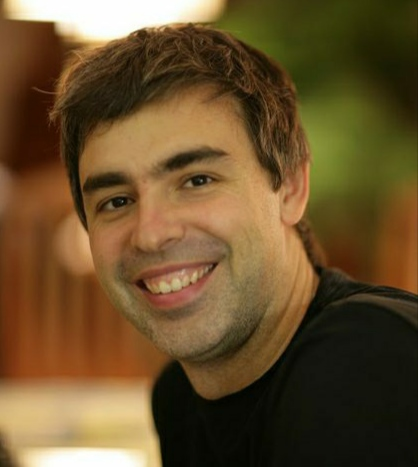
#> input picture images/IMG_20210321_111206.jpg, 418 x 467 px; its folder holds only this picture in this run
$ jupyter execute cartoonImg.ipynb
#> lines starting #> are read from the running program, lines starting #| are printed output that depends on the picture; after the words box and inside, x2 and y2 are one past the last pixel; in counts of white or black regions, pixels touching at a corner belong together
# Cartoon Image - OpenCV
#### author : aahmadnjad

[cell 1]
import os
import cv2
import glob
import matplotlib.pyplot as plt

## define our variables:
- INPUT_FOLDER is in our directory for our orginal images
- if your images is other formats like png change the FILES_FORMAT
- j used for saving our images in 'cartoonImage' folder
- cols and rows used for plot

[cell 2]
INPUT_FOLDER = 'images'
FILES_FORMAT = 'jpg'
j=1
cols=2
rows= len(os.listdir('./images'))
if rows > 5:
    rows= 5

### images Array is for saving orginal and cartoon images for plot later

[cell 3]
images=[]

### this part is the proccess part:
- first we need create a mask. some lines for image to make it like a drawing
- then we blur our image to make it more fantasy
- finally we use our mask (first step) and deploy it on our fantasy image

[cell 4]
for img in glob.glob(INPUT_FOLDER + '/*.{}'.format(FILES_FORMAT)):
    image = cv2.imread(img)
#> image is the input picture: shape (467, 418, 3); mean B, G, R 44.7, 80.3, 104.7

    ### create mask ###
    gray = cv2.cvtColor(image, cv2.COLOR_BGR2GRAY)
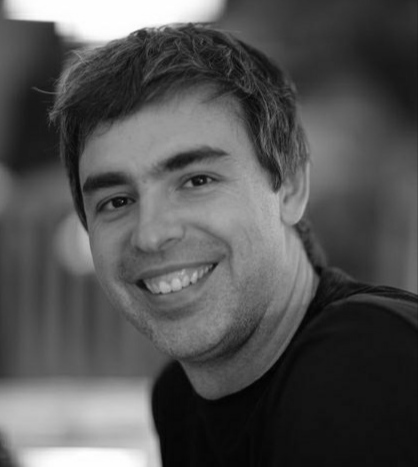
#> gray: shape (467, 418); min 1, max 255, mean 83.6
    smoothGrayScale = cv2.medianBlur(gray, 5)
        #for more lines in final image (more highlight edges) you can set the medianBlure to 3 or 1
    highlightEdges = cv2.adaptiveThreshold(smoothGrayScale, 255,cv2.ADAPTIVE_THRESH_MEAN_C,cv2.THRESH_BINARY, 9, 9)
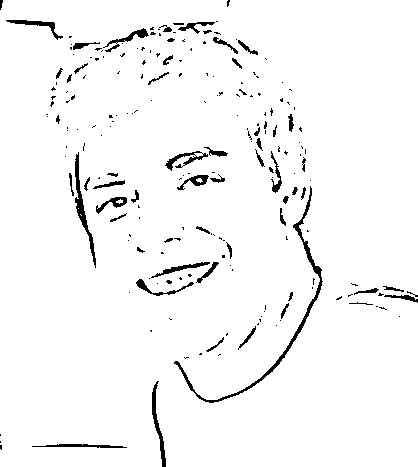
#> highlightEdges: shape (467, 418); 96.6% white; 208 black regions (149 under 20 px), largest, box (x1, y1, x2, y2) and area: (174, 186, 323, 403) 1063, (75, 152, 96, 268) 486, (152, 381, 166, 467) 331

    ### fantasy image ###
    preCartoonImage = cv2.bilateralFilter(image, 9, 300, 300)

    ### deploy our mask on our fantasy image ###
    cartoonImage = cv2.bitwise_and(preCartoonImage, preCartoonImage, mask=highlightEdges)
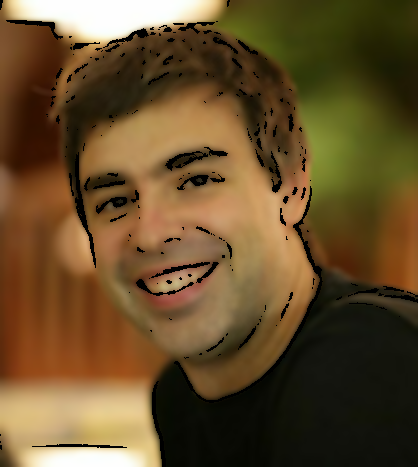
#> cartoonImage: shape (467, 418, 3); mean B, G, R 43.6, 78.2, 101.7

    ### append orginal and cartoon image in array for plotting ###
    images.append(cv2.resize(image[:,:,::-1] ,dsize = (200,200)))
    images.append(cv2.resize(cartoonImage[:,:,::-1] ,dsize = (200,200)))

    ### save cartoon image in cartoonImgs Folder ###
    cv2.imwrite(os.path.join('./cartoonImgs','{}.jpeg'.format(j)), cartoonImage)
    j+=1

### plot our orginal and cartoon image together using matplotlib

[cell 5]
fig=plt.figure(figsize=(10, 10))
for i in range (1,cols*rows+1):
    fig.add_subplot(rows,cols,i)
    plt.imshow(images[i-1],cmap='gray');

plt.show()
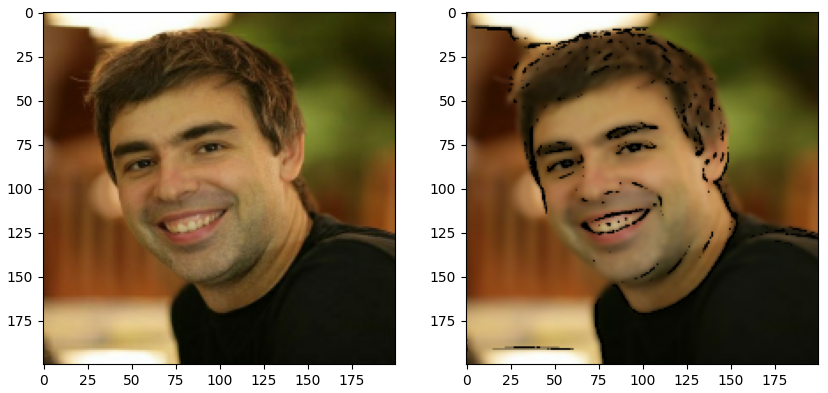
#> figure drawn by matplotlib, 2 panels

$ run again, on images/IMG_20210321_111223.jpg
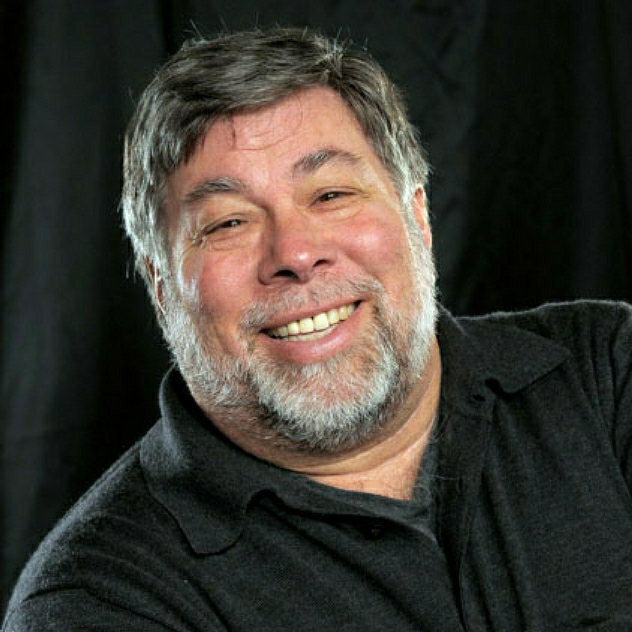
#> input picture images/IMG_20210321_111223.jpg, 632 x 632 px
#> image is the input picture: shape (632, 632, 3); mean B, G, R 49.4, 56.8, 60.6
#> `highlightEdges = cv2.adaptiveThreshold(smoothGrayScale, 255,cv2.ADAPTI..`:
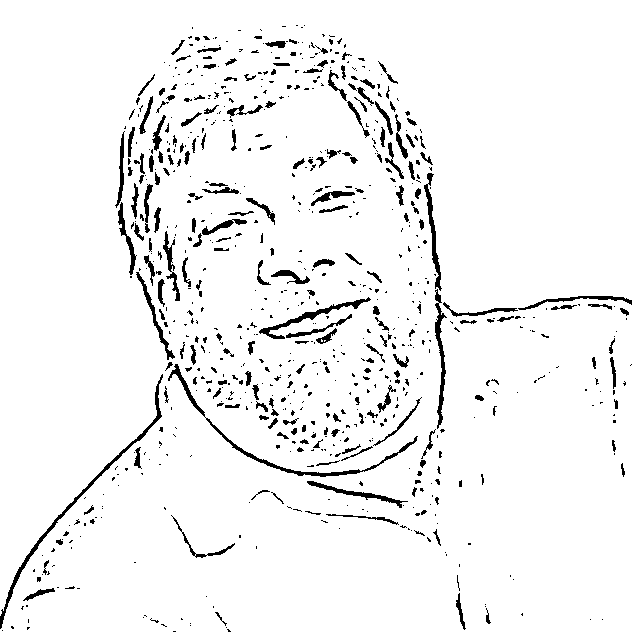
#> highlightEdges: shape (632, 632); 95% white; 762 black regions (559 under 20 px), largest, box (x1, y1, x2, y2) and area: (0, 374, 163, 629) 1053, (168, 364, 418, 477) 1037, (259, 297, 371, 339) 592
#> `plt.show()`:
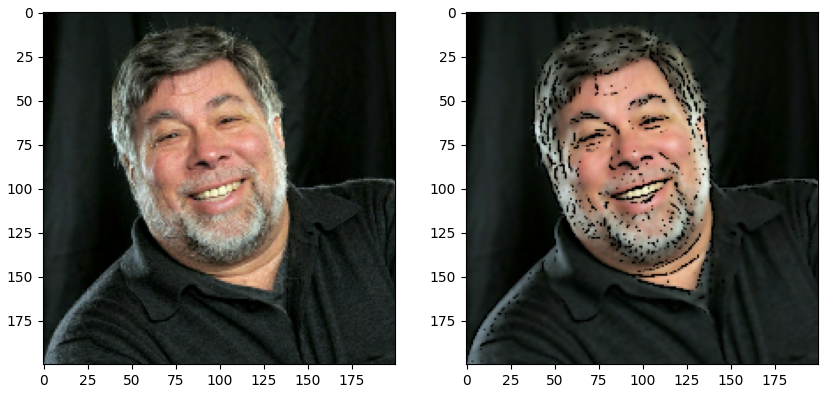
#> figure drawn by matplotlib, 2 panels

$ run again, on images/IMG_20210321_111241.jpg
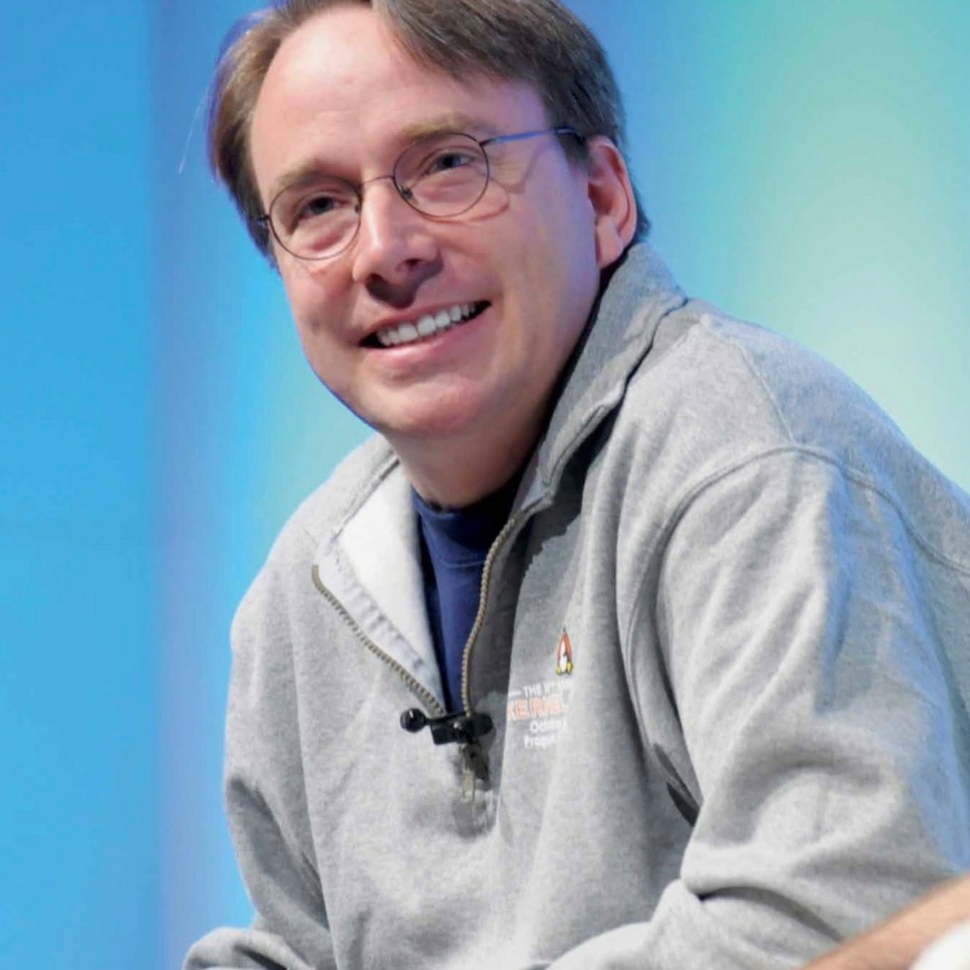
#> input picture images/IMG_20210321_111241.jpg, 970 x 970 px
#> image is the input picture: shape (970, 970, 3); mean B, G, R 181, 163.3, 136.1
#> `highlightEdges = cv2.adaptiveThreshold(smoothGrayScale, 255,cv2.ADAPTI..`:
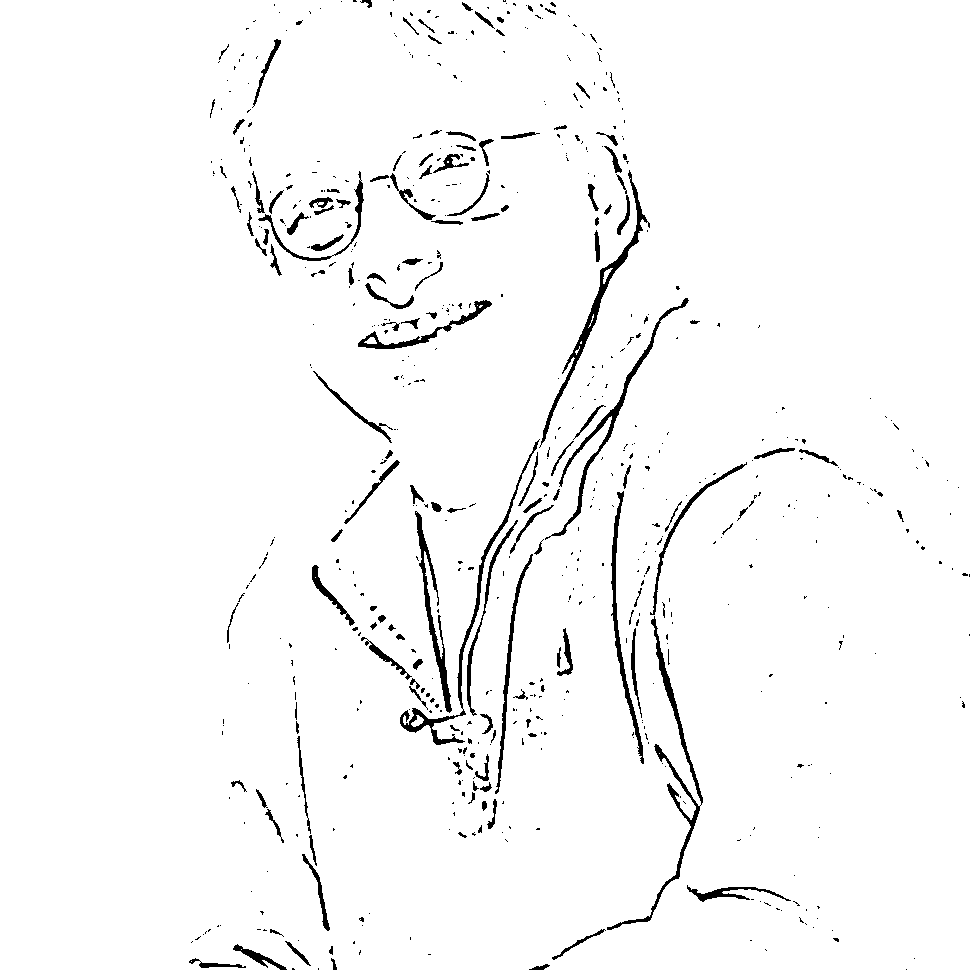
#> highlightEdges: shape (970, 970); 97.1% white; 648 black regions (496 under 20 px), largest, box (x1, y1, x2, y2) and area: (607, 616, 703, 930) 1891, (539, 170, 650, 448) 1685, (400, 439, 540, 745) 1602
#> `plt.show()`:
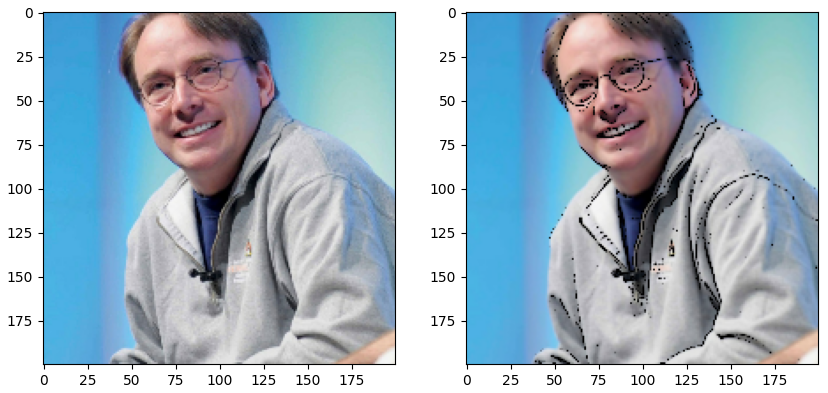
#> figure drawn by matplotlib, 2 panels

$ run again, on images/IMG_20210321_111259.jpg
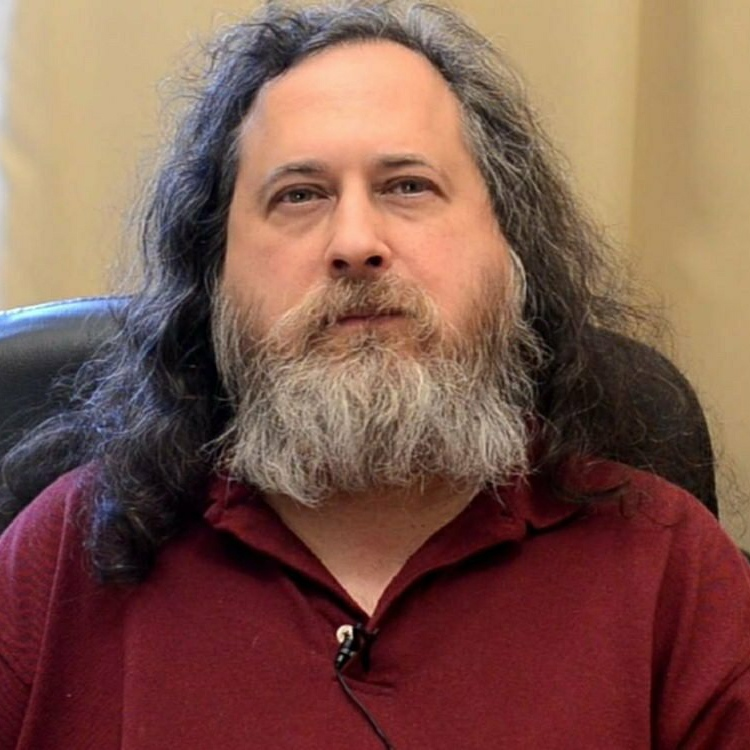
#> input picture images/IMG_20210321_111259.jpg, 750 x 750 px
#> image is the input picture: shape (750, 750, 3); mean B, G, R 76.1, 88.5, 127.1
#> `highlightEdges = cv2.adaptiveThreshold(smoothGrayScale, 255,cv2.ADAPTI..`:
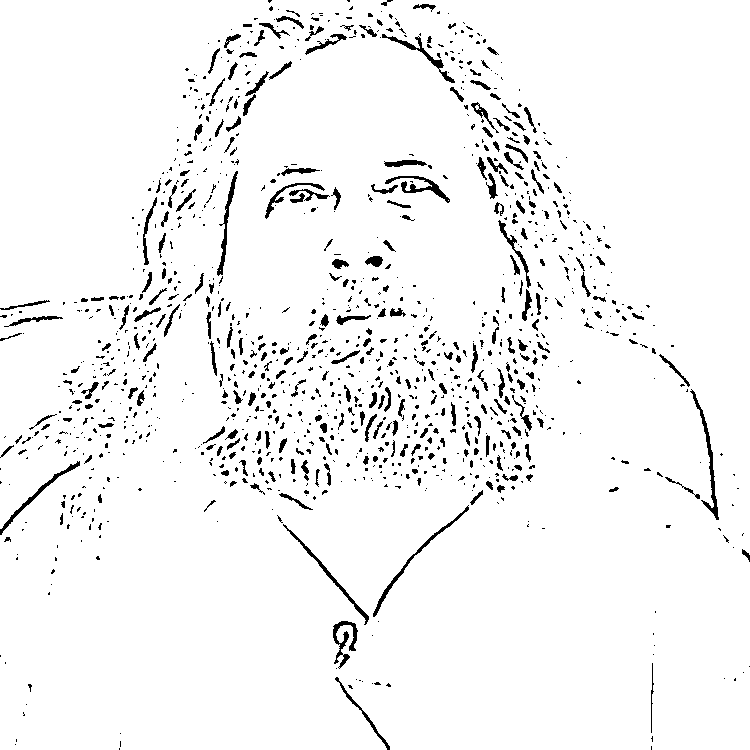
#> highlightEdges: shape (750, 750); 95.6% white; 1215 black regions (910 under 20 px), largest, box (x1, y1, x2, y2) and area: (690, 389, 719, 520) 529, (373, 505, 469, 617) 479, (333, 621, 358, 669) 443
#> `plt.show()`:
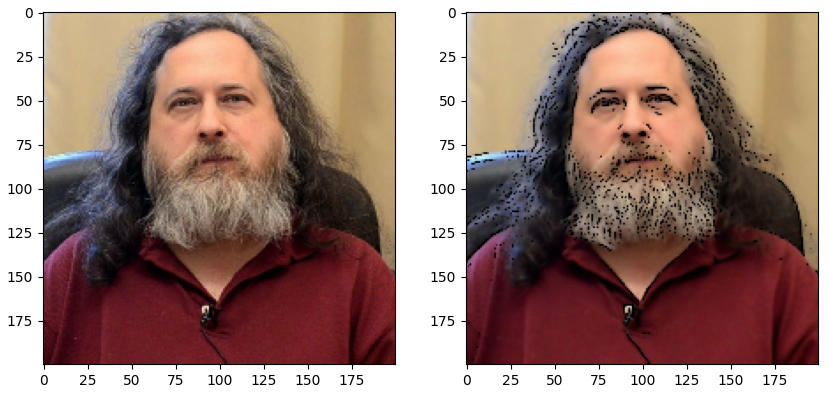
#> figure drawn by matplotlib, 2 panels
